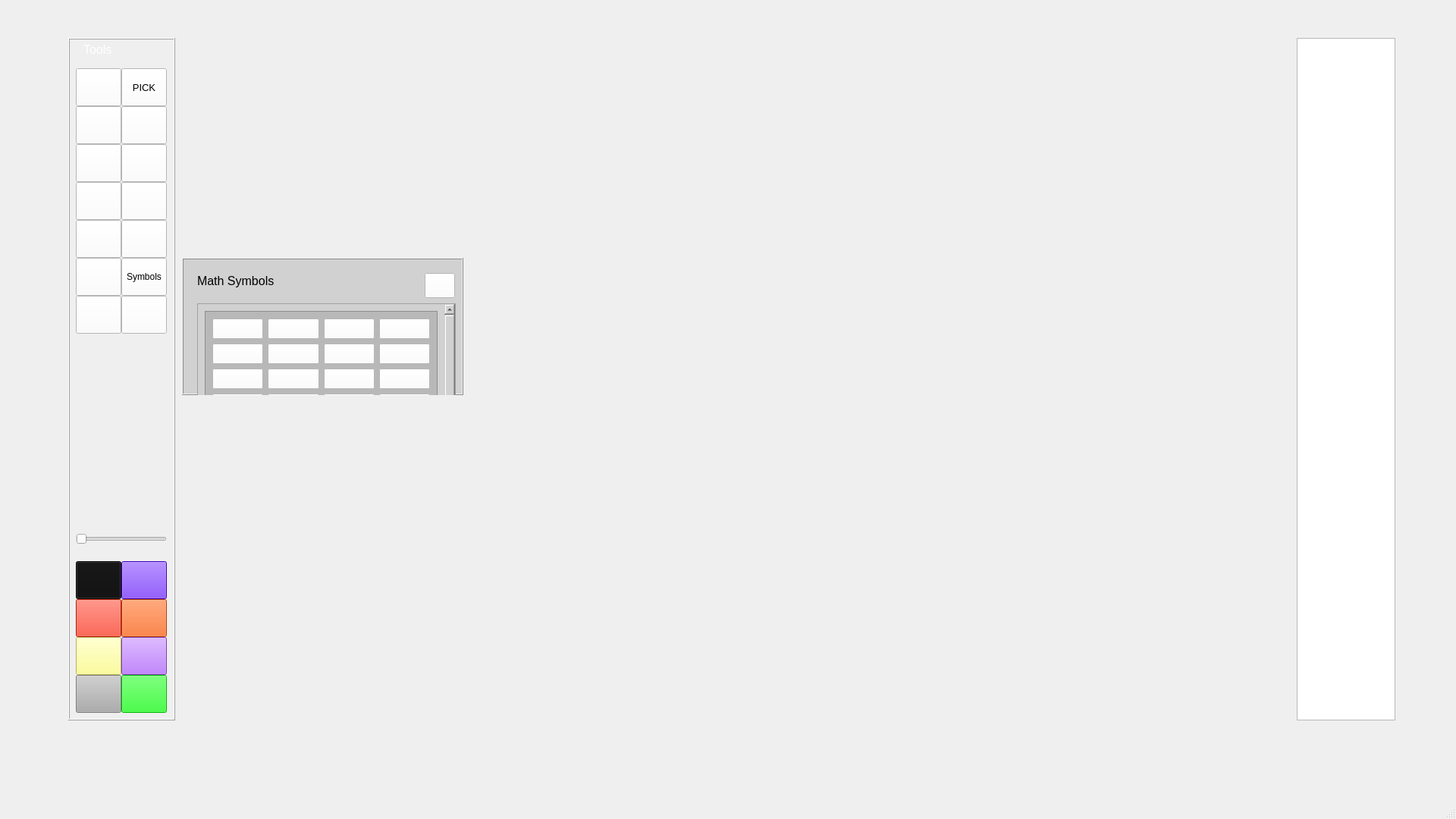
<?xml version="1.0" encoding="UTF-8"?>
<ui version="4.0">
 <class>MainWindow</class>
 <widget class="QMainWindow" name="MainWindow">
  <property name="geometry">
   <rect>
    <x>0</x>
    <y>0</y>
    <width>1920</width>
    <height>1080</height>
   </rect>
  </property>
  <property name="cursor">
   <cursorShape>ArrowCursor</cursorShape>
  </property>
  <property name="windowTitle">
   <string>MainWindow</string>
  </property>
  <property name="styleSheet">
   <string notr="true"/>
  </property>
  <widget class="QWidget" name="centralwidget">
   <widget class="QListWidget" name="drawingList">
    <property name="geometry">
     <rect>
      <x>1710</x>
      <y>50</y>
      <width>130</width>
      <height>900</height>
     </rect>
    </property>
    <property name="font">
     <font>
      <pointsize>12</pointsize>
     </font>
    </property>
    <property name="cursor" stdset="0">
     <cursorShape>PointingHandCursor</cursorShape>
    </property>
   </widget>
   <widget class="QFrame" name="frame">
    <property name="geometry">
     <rect>
      <x>90</x>
      <y>50</y>
      <width>141</width>
      <height>900</height>
     </rect>
    </property>
    <property name="cursor">
     <cursorShape>ArrowCursor</cursorShape>
    </property>
    <property name="frameShape">
     <enum>QFrame::Box</enum>
    </property>
    <property name="frameShadow">
     <enum>QFrame::Raised</enum>
    </property>
    <widget class="QLabel" name="label">
     <property name="geometry">
      <rect>
       <x>20</x>
       <y>0</y>
       <width>60</width>
       <height>30</height>
      </rect>
     </property>
     <property name="font">
      <font>
       <pointsize>12</pointsize>
      </font>
     </property>
     <property name="styleSheet">
      <string notr="true">color: rgb(255, 255, 255);</string>
     </property>
     <property name="text">
      <string>Tools</string>
     </property>
    </widget>
    <widget class="QPushButton" name="pickButton">
     <property name="geometry">
      <rect>
       <x>70</x>
       <y>40</y>
       <width>60</width>
       <height>50</height>
      </rect>
     </property>
     <property name="font">
      <font>
       <pointsize>10</pointsize>
      </font>
     </property>
     <property name="cursor">
      <cursorShape>ArrowCursor</cursorShape>
     </property>
     <property name="styleSheet">
      <string notr="true">background-color: rgb(255, 255, 255);</string>
     </property>
     <property name="text">
      <string>PICK</string>
     </property>
    </widget>
    <widget class="QPushButton" name="freeRectangleButton">
     <property name="geometry">
      <rect>
       <x>10</x>
       <y>90</y>
       <width>60</width>
       <height>50</height>
      </rect>
     </property>
     <property name="font">
      <font>
       <pointsize>10</pointsize>
      </font>
     </property>
     <property name="cursor">
      <cursorShape>ArrowCursor</cursorShape>
     </property>
     <property name="styleSheet">
      <string notr="true">background-color: rgb(255, 255, 255);</string>
     </property>
     <property name="text">
      <string/>
     </property>
    </widget>
    <widget class="QPushButton" name="freeLineButton">
     <property name="geometry">
      <rect>
       <x>70</x>
       <y>90</y>
       <width>60</width>
       <height>50</height>
      </rect>
     </property>
     <property name="font">
      <font>
       <pointsize>12</pointsize>
      </font>
     </property>
     <property name="styleSheet">
      <string notr="true">background-color: rgb(255, 255, 255);</string>
     </property>
     <property name="text">
      <string/>
     </property>
    </widget>
    <widget class="QPushButton" name="freeHandButton">
     <property name="geometry">
      <rect>
       <x>10</x>
       <y>140</y>
       <width>60</width>
       <height>50</height>
      </rect>
     </property>
     <property name="font">
      <font>
       <pointsize>12</pointsize>
      </font>
     </property>
     <property name="styleSheet">
      <string notr="true">background-color: rgb(255, 255, 255);</string>
     </property>
     <property name="text">
      <string/>
     </property>
    </widget>
    <widget class="QPushButton" name="freeCircleButton">
     <property name="geometry">
      <rect>
       <x>70</x>
       <y>140</y>
       <width>60</width>
       <height>50</height>
      </rect>
     </property>
     <property name="font">
      <font>
       <pointsize>12</pointsize>
      </font>
     </property>
     <property name="styleSheet">
      <string notr="true">background-color: rgb(255, 255, 255);</string>
     </property>
     <property name="text">
      <string/>
     </property>
    </widget>
    <widget class="QPushButton" name="groupButton">
     <property name="geometry">
      <rect>
       <x>70</x>
       <y>190</y>
       <width>60</width>
       <height>50</height>
      </rect>
     </property>
     <property name="font">
      <font>
       <pointsize>11</pointsize>
      </font>
     </property>
     <property name="styleSheet">
      <string notr="true">background-color: rgb(255, 255, 255);</string>
     </property>
     <property name="text">
      <string/>
     </property>
    </widget>
    <widget class="QPushButton" name="ungroupButton">
     <property name="geometry">
      <rect>
       <x>10</x>
       <y>190</y>
       <width>60</width>
       <height>50</height>
      </rect>
     </property>
     <property name="font">
      <font>
       <pointsize>8</pointsize>
      </font>
     </property>
     <property name="styleSheet">
      <string notr="true">background-color: rgb(255, 255, 255);</string>
     </property>
     <property name="text">
      <string/>
     </property>
    </widget>
    <widget class="QPushButton" name="saveButton">
     <property name="geometry">
      <rect>
       <x>10</x>
       <y>240</y>
       <width>60</width>
       <height>50</height>
      </rect>
     </property>
     <property name="font">
      <font>
       <pointsize>11</pointsize>
      </font>
     </property>
     <property name="styleSheet">
      <string notr="true">background-color: rgb(255, 255, 255);</string>
     </property>
     <property name="text">
      <string/>
     </property>
    </widget>
    <widget class="QPushButton" name="openButton">
     <property name="geometry">
      <rect>
       <x>70</x>
       <y>240</y>
       <width>60</width>
       <height>50</height>
      </rect>
     </property>
     <property name="font">
      <font>
       <pointsize>11</pointsize>
      </font>
     </property>
     <property name="styleSheet">
      <string notr="true">background-color: rgb(255, 255, 255);</string>
     </property>
     <property name="text">
      <string/>
     </property>
    </widget>
    <widget class="QPushButton" name="deleteButton">
     <property name="geometry">
      <rect>
       <x>10</x>
       <y>40</y>
       <width>60</width>
       <height>50</height>
      </rect>
     </property>
     <property name="font">
      <font>
       <pointsize>10</pointsize>
      </font>
     </property>
     <property name="cursor">
      <cursorShape>ArrowCursor</cursorShape>
     </property>
     <property name="styleSheet">
      <string notr="true">background-color: rgb(255, 255, 255);</string>
     </property>
     <property name="text">
      <string/>
     </property>
    </widget>
    <widget class="QPushButton" name="drawHorizontalLinesButton">
     <property name="geometry">
      <rect>
       <x>10</x>
       <y>290</y>
       <width>60</width>
       <height>50</height>
      </rect>
     </property>
     <property name="font">
      <font>
       <pointsize>10</pointsize>
      </font>
     </property>
     <property name="cursor">
      <cursorShape>ArrowCursor</cursorShape>
     </property>
     <property name="styleSheet">
      <string notr="true">background-color: rgb(255, 255, 255);</string>
     </property>
     <property name="text">
      <string/>
     </property>
    </widget>
    <widget class="QPushButton" name="mathSymbolsButton">
     <property name="geometry">
      <rect>
       <x>70</x>
       <y>290</y>
       <width>60</width>
       <height>50</height>
      </rect>
     </property>
     <property name="font">
      <font>
       <pointsize>9</pointsize>
      </font>
     </property>
     <property name="cursor">
      <cursorShape>ArrowCursor</cursorShape>
     </property>
     <property name="styleSheet">
      <string notr="true">background-color: rgb(255, 255, 255);</string>
     </property>
     <property name="text">
      <string>Symbols</string>
     </property>
    </widget>
    <widget class="QPushButton" name="imageButton">
     <property name="geometry">
      <rect>
       <x>70</x>
       <y>340</y>
       <width>60</width>
       <height>50</height>
      </rect>
     </property>
     <property name="font">
      <font>
       <pointsize>10</pointsize>
      </font>
     </property>
     <property name="cursor">
      <cursorShape>ArrowCursor</cursorShape>
     </property>
     <property name="styleSheet">
      <string notr="true">background-color: rgb(255, 255, 255);</string>
     </property>
     <property name="text">
      <string/>
     </property>
    </widget>
    <widget class="QPushButton" name="blackButton">
     <property name="geometry">
      <rect>
       <x>10</x>
       <y>690</y>
       <width>60</width>
       <height>50</height>
      </rect>
     </property>
     <property name="font">
      <font>
       <pointsize>10</pointsize>
      </font>
     </property>
     <property name="cursor">
      <cursorShape>PointingHandCursor</cursorShape>
     </property>
     <property name="styleSheet">
      <string notr="true">background-color: rgb(16, 16, 16);</string>
     </property>
     <property name="text">
      <string/>
     </property>
    </widget>
    <widget class="QPushButton" name="blueButton">
     <property name="geometry">
      <rect>
       <x>70</x>
       <y>690</y>
       <width>60</width>
       <height>50</height>
      </rect>
     </property>
     <property name="font">
      <font>
       <pointsize>10</pointsize>
      </font>
     </property>
     <property name="cursor">
      <cursorShape>PointingHandCursor</cursorShape>
     </property>
     <property name="styleSheet">
      <string notr="true">background-color: rgb(85, 0, 255);</string>
     </property>
     <property name="text">
      <string/>
     </property>
    </widget>
    <widget class="QPushButton" name="redButton">
     <property name="geometry">
      <rect>
       <x>10</x>
       <y>740</y>
       <width>60</width>
       <height>50</height>
      </rect>
     </property>
     <property name="font">
      <font>
       <pointsize>10</pointsize>
      </font>
     </property>
     <property name="cursor">
      <cursorShape>PointingHandCursor</cursorShape>
     </property>
     <property name="styleSheet">
      <string notr="true">background-color: rgb(255, 35, 6);
</string>
     </property>
     <property name="text">
      <string/>
     </property>
    </widget>
    <widget class="QPushButton" name="orangleButton">
     <property name="geometry">
      <rect>
       <x>70</x>
       <y>740</y>
       <width>60</width>
       <height>50</height>
      </rect>
     </property>
     <property name="font">
      <font>
       <pointsize>10</pointsize>
      </font>
     </property>
     <property name="cursor">
      <cursorShape>PointingHandCursor</cursorShape>
     </property>
     <property name="styleSheet">
      <string notr="true">
background-color: rgb(255, 85, 0);</string>
     </property>
     <property name="text">
      <string/>
     </property>
    </widget>
    <widget class="QPushButton" name="yellowButton">
     <property name="geometry">
      <rect>
       <x>10</x>
       <y>790</y>
       <width>60</width>
       <height>50</height>
      </rect>
     </property>
     <property name="font">
      <font>
       <pointsize>10</pointsize>
      </font>
     </property>
     <property name="cursor">
      <cursorShape>PointingHandCursor</cursorShape>
     </property>
     <property name="styleSheet">
      <string notr="true">background-color: rgb(255, 255, 127);</string>
     </property>
     <property name="text">
      <string/>
     </property>
    </widget>
    <widget class="QPushButton" name="purpleButton">
     <property name="geometry">
      <rect>
       <x>70</x>
       <y>790</y>
       <width>60</width>
       <height>50</height>
      </rect>
     </property>
     <property name="font">
      <font>
       <pointsize>10</pointsize>
      </font>
     </property>
     <property name="cursor">
      <cursorShape>PointingHandCursor</cursorShape>
     </property>
     <property name="styleSheet">
      <string notr="true">background-color: rgb(170, 85, 255);</string>
     </property>
     <property name="text">
      <string/>
     </property>
    </widget>
    <widget class="QPushButton" name="greenButton">
     <property name="geometry">
      <rect>
       <x>70</x>
       <y>840</y>
       <width>60</width>
       <height>50</height>
      </rect>
     </property>
     <property name="font">
      <font>
       <pointsize>10</pointsize>
      </font>
     </property>
     <property name="cursor">
      <cursorShape>PointingHandCursor</cursorShape>
     </property>
     <property name="styleSheet">
      <string notr="true">background-color: rgb(0, 255, 0);</string>
     </property>
     <property name="text">
      <string/>
     </property>
    </widget>
    <widget class="QPushButton" name="greyButton">
     <property name="geometry">
      <rect>
       <x>10</x>
       <y>840</y>
       <width>60</width>
       <height>50</height>
      </rect>
     </property>
     <property name="font">
      <font>
       <pointsize>10</pointsize>
      </font>
     </property>
     <property name="cursor">
      <cursorShape>PointingHandCursor</cursorShape>
     </property>
     <property name="styleSheet">
      <string notr="true">background-color: rgb(255, 255, 255);
background-color: rgb(173, 173, 173);</string>
     </property>
     <property name="text">
      <string/>
     </property>
    </widget>
    <widget class="QSlider" name="horizontalSlider">
     <property name="geometry">
      <rect>
       <x>10</x>
       <y>650</y>
       <width>120</width>
       <height>22</height>
      </rect>
     </property>
     <property name="maximum">
      <number>15</number>
     </property>
     <property name="pageStep">
      <number>2</number>
     </property>
     <property name="orientation">
      <enum>Qt::Horizontal</enum>
     </property>
    </widget>
    <widget class="QPushButton" name="clearButton">
     <property name="geometry">
      <rect>
       <x>10</x>
       <y>340</y>
       <width>60</width>
       <height>50</height>
      </rect>
     </property>
     <property name="font">
      <font>
       <pointsize>10</pointsize>
      </font>
     </property>
     <property name="cursor">
      <cursorShape>ArrowCursor</cursorShape>
     </property>
     <property name="styleSheet">
      <string notr="true">background-color: rgb(255, 255, 255);</string>
     </property>
     <property name="text">
      <string/>
     </property>
    </widget>
   </widget>
   <widget class="QFrame" name="mathSymbolsPanel">
    <property name="geometry">
     <rect>
      <x>240</x>
      <y>340</y>
      <width>371</width>
      <height>181</height>
     </rect>
    </property>
    <property name="cursor">
     <cursorShape>PointingHandCursor</cursorShape>
    </property>
    <property name="styleSheet">
     <string notr="true">background-color: rgb(209, 209, 209);</string>
    </property>
    <property name="frameShape">
     <enum>QFrame::Box</enum>
    </property>
    <property name="frameShadow">
     <enum>QFrame::Raised</enum>
    </property>
    <widget class="QPushButton" name="mathSymbolPanelCrossButton">
     <property name="geometry">
      <rect>
       <x>320</x>
       <y>20</y>
       <width>40</width>
       <height>33</height>
      </rect>
     </property>
     <property name="font">
      <font>
       <pointsize>12</pointsize>
      </font>
     </property>
     <property name="styleSheet">
      <string notr="true">background-color: rgb(255, 255, 255);</string>
     </property>
     <property name="text">
      <string/>
     </property>
    </widget>
    <widget class="QLabel" name="label_2">
     <property name="geometry">
      <rect>
       <x>20</x>
       <y>10</y>
       <width>130</width>
       <height>41</height>
      </rect>
     </property>
     <property name="font">
      <font>
       <pointsize>12</pointsize>
      </font>
     </property>
     <property name="text">
      <string>Math Symbols</string>
     </property>
    </widget>
    <widget class="QScrollArea" name="scrollArea_2">
     <property name="geometry">
      <rect>
       <x>20</x>
       <y>60</y>
       <width>341</width>
       <height>151</height>
      </rect>
     </property>
     <property name="widgetResizable">
      <bool>true</bool>
     </property>
     <widget class="QWidget" name="scrollAreaWidgetContents_2">
      <property name="geometry">
       <rect>
        <x>0</x>
        <y>0</y>
        <width>318</width>
        <height>190</height>
       </rect>
      </property>
      <layout class="QGridLayout" name="gridLayout_2">
       <item row="0" column="0">
        <layout class="QHBoxLayout" name="horizontalLayout_2">
         <item>
          <widget class="QFrame" name="frame_3">
           <property name="font">
            <font>
             <pointsize>8</pointsize>
            </font>
           </property>
           <property name="styleSheet">
            <string notr="true">background-color: rgb(184, 184, 184);</string>
           </property>
           <property name="frameShape">
            <enum>QFrame::StyledPanel</enum>
           </property>
           <property name="frameShadow">
            <enum>QFrame::Raised</enum>
           </property>
           <layout class="QGridLayout" name="gridLayout_3">
            <item row="4" column="0">
             <widget class="QPushButton" name="submattionButton">
              <property name="font">
               <font>
                <pointsize>12</pointsize>
               </font>
              </property>
              <property name="styleSheet">
               <string notr="true">background-color: rgb(255, 255, 255);</string>
              </property>
              <property name="text">
               <string/>
              </property>
             </widget>
            </item>
            <item row="1" column="2">
             <widget class="QPushButton" name="gammaButton">
              <property name="font">
               <font>
                <pointsize>12</pointsize>
               </font>
              </property>
              <property name="styleSheet">
               <string notr="true">background-color: rgb(255, 255, 255);</string>
              </property>
              <property name="text">
               <string/>
              </property>
             </widget>
            </item>
            <item row="1" column="0">
             <widget class="QPushButton" name="alphaButton">
              <property name="font">
               <font>
                <pointsize>12</pointsize>
               </font>
              </property>
              <property name="styleSheet">
               <string notr="true">background-color: rgb(255, 255, 255);</string>
              </property>
              <property name="text">
               <string/>
              </property>
             </widget>
            </item>
            <item row="0" column="3">
             <widget class="QPushButton" name="percentageButton">
              <property name="font">
               <font>
                <pointsize>12</pointsize>
               </font>
              </property>
              <property name="styleSheet">
               <string notr="true">background-color: rgb(255, 255, 255);</string>
              </property>
              <property name="text">
               <string/>
              </property>
             </widget>
            </item>
            <item row="2" column="0">
             <widget class="QPushButton" name="infiniteButton">
              <property name="font">
               <font>
                <pointsize>12</pointsize>
               </font>
              </property>
              <property name="styleSheet">
               <string notr="true">background-color: rgb(255, 255, 255);</string>
              </property>
              <property name="text">
               <string/>
              </property>
             </widget>
            </item>
            <item row="0" column="1">
             <widget class="QPushButton" name="thethaButton">
              <property name="font">
               <font>
                <pointsize>12</pointsize>
               </font>
              </property>
              <property name="styleSheet">
               <string notr="true">background-color: rgb(255, 255, 255);</string>
              </property>
              <property name="text">
               <string/>
              </property>
             </widget>
            </item>
            <item row="4" column="2">
             <widget class="QPushButton" name="leftBracketButton">
              <property name="font">
               <font>
                <pointsize>12</pointsize>
               </font>
              </property>
              <property name="styleSheet">
               <string notr="true">background-color: rgb(255, 255, 255);</string>
              </property>
              <property name="text">
               <string/>
              </property>
             </widget>
            </item>
            <item row="4" column="3">
             <widget class="QPushButton" name="rightBracketButton">
              <property name="font">
               <font>
                <pointsize>12</pointsize>
               </font>
              </property>
              <property name="styleSheet">
               <string notr="true">background-color: rgb(255, 255, 255);</string>
              </property>
              <property name="text">
               <string/>
              </property>
             </widget>
            </item>
            <item row="0" column="2">
             <widget class="QPushButton" name="omegaButton">
              <property name="font">
               <font>
                <pointsize>12</pointsize>
               </font>
              </property>
              <property name="styleSheet">
               <string notr="true">background-color: rgb(255, 255, 255);</string>
              </property>
              <property name="text">
               <string/>
              </property>
             </widget>
            </item>
            <item row="2" column="2">
             <widget class="QPushButton" name="integralButton">
              <property name="font">
               <font>
                <pointsize>12</pointsize>
               </font>
              </property>
              <property name="styleSheet">
               <string notr="true">background-color: rgb(255, 255, 255);</string>
              </property>
              <property name="text">
               <string/>
              </property>
             </widget>
            </item>
            <item row="2" column="1">
             <widget class="QPushButton" name="rootButton">
              <property name="font">
               <font>
                <pointsize>12</pointsize>
               </font>
              </property>
              <property name="styleSheet">
               <string notr="true">background-color: rgb(255, 255, 255);</string>
              </property>
              <property name="text">
               <string/>
              </property>
             </widget>
            </item>
            <item row="0" column="0">
             <widget class="QPushButton" name="piButton">
              <property name="font">
               <font>
                <pointsize>12</pointsize>
               </font>
              </property>
              <property name="styleSheet">
               <string notr="true">background-color: rgb(255, 255, 255);</string>
              </property>
              <property name="text">
               <string/>
              </property>
             </widget>
            </item>
            <item row="1" column="3">
             <widget class="QPushButton" name="deltaButton">
              <property name="font">
               <font>
                <pointsize>12</pointsize>
               </font>
              </property>
              <property name="styleSheet">
               <string notr="true">background-color: rgb(255, 255, 255);</string>
              </property>
              <property name="text">
               <string/>
              </property>
             </widget>
            </item>
            <item row="4" column="1">
             <widget class="QPushButton" name="lembdaButton">
              <property name="font">
               <font>
                <pointsize>12</pointsize>
               </font>
              </property>
              <property name="styleSheet">
               <string notr="true">background-color: rgb(255, 255, 255);</string>
              </property>
              <property name="text">
               <string/>
              </property>
             </widget>
            </item>
            <item row="1" column="1">
             <widget class="QPushButton" name="betaButton">
              <property name="font">
               <font>
                <pointsize>12</pointsize>
               </font>
              </property>
              <property name="styleSheet">
               <string notr="true">background-color: rgb(255, 255, 255);</string>
              </property>
              <property name="text">
               <string/>
              </property>
             </widget>
            </item>
            <item row="2" column="3">
             <widget class="QPushButton" name="hashButton">
              <property name="font">
               <font>
                <pointsize>12</pointsize>
               </font>
              </property>
              <property name="styleSheet">
               <string notr="true">background-color: rgb(255, 255, 255);</string>
              </property>
              <property name="text">
               <string/>
              </property>
             </widget>
            </item>
           </layout>
          </widget>
         </item>
        </layout>
       </item>
      </layout>
     </widget>
    </widget>
   </widget>
  </widget>
  <widget class="QMenuBar" name="menubar">
   <property name="geometry">
    <rect>
     <x>0</x>
     <y>0</y>
     <width>1920</width>
     <height>26</height>
    </rect>
   </property>
  </widget>
  <widget class="QStatusBar" name="statusbar"/>
 </widget>
 <resources/>
 <connections/>
</ui>
